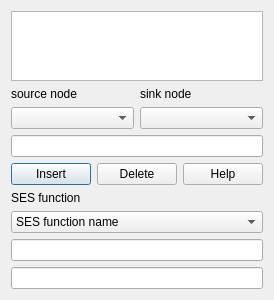
              <widget class="QWidget" name="couplingm3">
               <property name="geometry">
                <rect>
                 <x>0</x>
                 <y>0</y>
                 <width>257</width>
                 <height>293</height>
                </rect>
               </property>
               <attribute name="label">
                <string>Coupling</string>
               </attribute>
               <layout class="QVBoxLayout" name="verticalLayout_6">
                <item>
                 <widget class="QTableView" name="tvcouplingviewm3">
                  <property name="selectionMode">
                   <enum>QAbstractItemView::MultiSelection</enum>
                  </property>
                  <property name="selectionBehavior">
                   <enum>QAbstractItemView::SelectRows</enum>
                  </property>
                 </widget>
                </item>
                <item>
                 <layout class="QHBoxLayout" name="couplinghhm3">
                  <item>
                   <widget class="QLabel" name="lcouplingssonamem3">
                    <property name="text">
                     <string>source node</string>
                    </property>
                   </widget>
                  </item>
                  <item>
                   <widget class="QLabel" name="lcouplingssinamem3">
                    <property name="text">
                     <string>sink node</string>
                    </property>
                   </widget>
                  </item>
                 </layout>
                </item>
                <item>
                 <layout class="QHBoxLayout" name="couplinghhhm3">
                  <item>
                   <widget class="QComboBox" name="cbcouplingssonamem3"/>
                  </item>
                  <item>
                   <widget class="QComboBox" name="cbcouplingssinamem3"/>
                  </item>
                 </layout>
                </item>
                <item>
                 <widget class="QLineEdit" name="lelistcouplingm3"/>
                </item>
                <item>
                 <layout class="QHBoxLayout" name="couplinghm3">
                  <item>
                   <widget class="QPushButton" name="bcouplingsinsertm3">
                    <property name="text">
                     <string>Insert</string>
                    </property>
                    <property name="icon">
                     <iconset resource="icons.qrc">
                      <normaloff>:/icons/ieditadd.png</normaloff>:/icons/ieditadd.png</iconset>
                    </property>
                    <property name="default">
                     <bool>true</bool>
                    </property>
                   </widget>
                  </item>
                  <item>
                   <widget class="QPushButton" name="bcouplingsdeletem3">
                    <property name="text">
                     <string>Delete</string>
                    </property>
                    <property name="icon">
                     <iconset resource="icons.qrc">
                      <normaloff>:/icons/ieditdelete.png</normaloff>:/icons/ieditdelete.png</iconset>
                    </property>
                   </widget>
                  </item>
                  <item>
                   <widget class="QPushButton" name="bcouplingshelpm3">
                    <property name="text">
                     <string>Help</string>
                    </property>
                    <property name="icon">
                     <iconset resource="icons.qrc">
                      <normaloff>:/icons/ihelp.png</normaloff>:/icons/ihelp.png</iconset>
                    </property>
                   </widget>
                  </item>
                 </layout>
                </item>
                <item>
                 <widget class="QLabel" name="lcbcouplingfunselectm3">
                  <property name="text">
                   <string>SES function</string>
                  </property>
                 </widget>
                </item>
                <item>
                 <widget class="QComboBox" name="cbcouplingfunselectm3">
                  <item>
                   <property name="text">
                    <string>SES function name</string>
                   </property>
                  </item>
                 </widget>
                </item>
                <item>
                 <widget class="QLineEdit" name="lecouplingfunselectm3"/>
                </item>
                <item>
                 <widget class="QLineEdit" name="lecouplingfunselectresm3">
                  <property name="readOnly">
                   <bool>true</bool>
                  </property>
                 </widget>
                </item>
               </layout>
              </widget>
